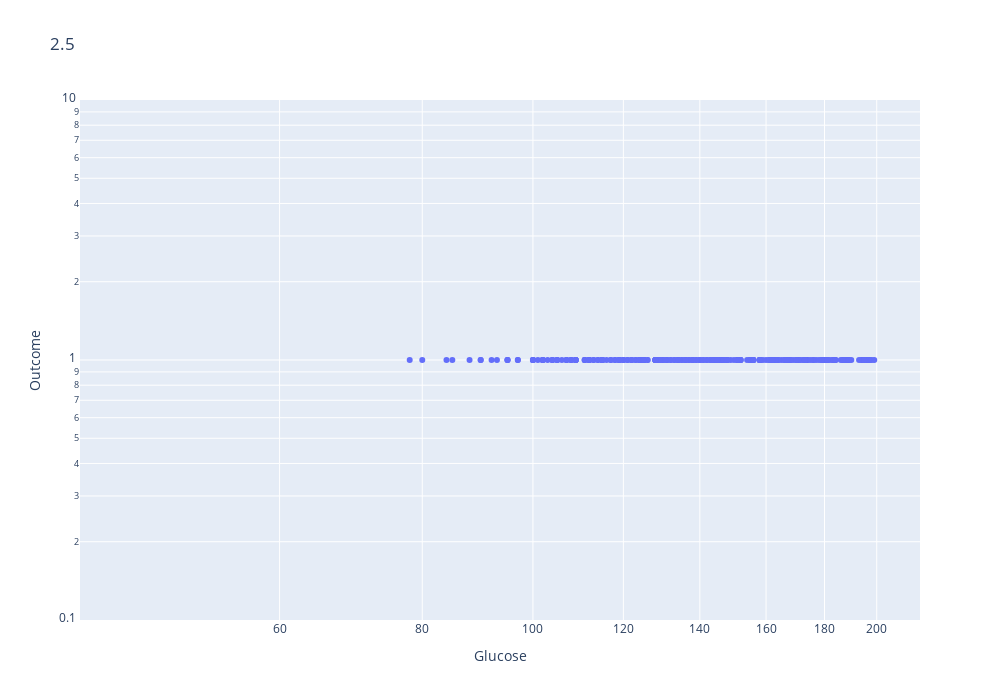

Notebook code for this chart:
### Code cell
fig = px.scatter(
    data_frame=diabetes, #датафрейм
    x = 'Glucose', #ось x
    y = 'Outcome', #ось y
    width=1000,
    height=700,
    log_x=True,
    log_y=True,
    title='2.5' #название
    )

fig.show()

### Figure 1 — Plotly figure (JSON) as saved in the notebook; plotly's stock layout.template omitted (floating-point values rounded to 4 significant figures; data arrays with more than 128 entries replaced by an {"elided": "..."} marker saying what was removed)
{"data": [{"hovertemplate": "Glucose=%{x}<br>Outcome=%{y}<extra></extra>", "legendgroup": "", "marker": {"color": "#636efa", "symbol": "circle"}, "mode": "markers", "name": "", "orientation": "v", "showlegend": false, "type": "scatter", "x": {"elided": "778 int values"}, "xaxis": "x", "y": {"elided": "778 int values"}, "yaxis": "y"}], "layout": {"height": 700, "legend": {"tracegroupgap": 0}, "title": {"text": "2.5"}, "width": 1000, "xaxis": {"anchor": "y", "domain": [0, 1], "title": {"text": "Glucose"}, "type": "log"}, "yaxis": {"anchor": "x", "domain": [0, 1], "title": {"text": "Outcome"}, "type": "log"}}}
